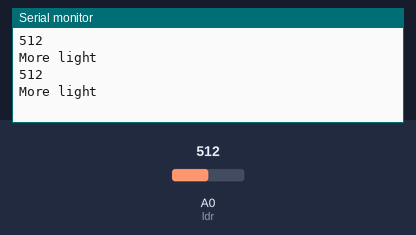
The sketch below on a simulated Arduino Uno, built with avr-gcc and run on an emulated ATmega328P. Shown: the last lines printed to the serial monitor. The test bench sets the inputs (shaded band); at power-on: A0 (ldr) = 512.

Above: at 1.2 s.
1.3 s: A0 (ldr) set to 77
At 2.6 s:
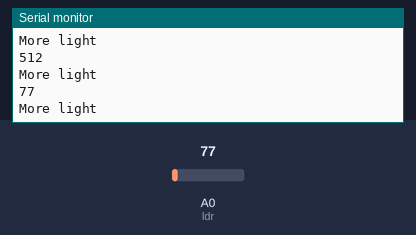
2.8 s: A0 (ldr) set to 65
At 3.8 s:
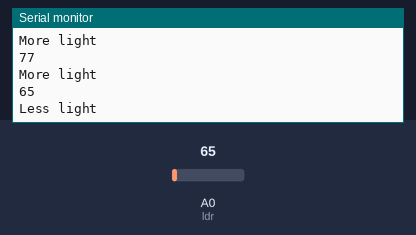
Timing chart, 0 to 5.8 s (numbered marks = the images above; inputs shaded):
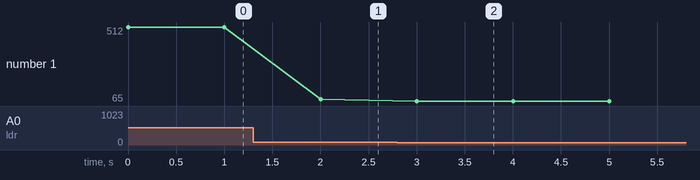

Measured:
- the behaviour switches between 70 and 69 on A0 (ldr) (found by bisection; images 1 and 2)
- after the input at 1.3 s, the serial monitor: prints a new line after 0.70 s (image 1)
- after the input at 2.8 s, the serial monitor: prints a new line after 0.20 s (image 2)
- plotted number 1: 512 → 77 after the input at 1.3 s, 77 → 65 after the input at 2.8 s

The sketch:

sketch_lab2_arduino.ino
```cpp
const int ldr = A0;

void setup() {
// Initializing serial communication at a 9600 baud rate

pinMode(ldr, INPUT);

Serial.begin(9600);
}

void loop()
{
//send a message
if (analogRead(ldr) >= 70){
Serial.println(analogRead(ldr));
Serial.println("More light");
}
else {
Serial.println(analogRead(ldr));
Serial.println("Less light");
}

//wait 1 second
delay(1000);
}
```

sketch_lab2.pde
```cpp
//import processing.serial.*;

//Serial inoPort;  // Create object from Serial class
//String val;     // Data received from the serial port

//void setup() {
//size(200,200); //make our canvas 200 x 200 pixels big
//String portName = Serial.list()[3]; //change the 0 to a 1 or 2 etc. to match your port
//inoPort = new Serial(this, portName, 9600);
//}

//void draw() {
//  if ( inoPort.available() > 0)
//  //  ** If the available data is greater than 0 bytes
//  // then the code reads the data from the serial port
//  // until it reaches a newline character **

//  {  // If data is available:
//  val = inoPort.readStringUntil('\n');         // read it and store it in val
//  }

//if (val == "More light")
//{
//println(val); //print it out in the console
//}
//else
//{
//println(val);
//}}
```
